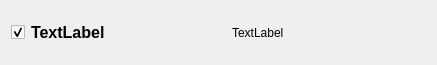
<?xml version="1.0" encoding="UTF-8"?>
<ui version="4.0">
 <class>etching_analysor_item</class>
 <widget class="QWidget" name="etching_analysor_item">
  <property name="geometry">
   <rect>
    <x>0</x>
    <y>0</y>
    <width>437</width>
    <height>65</height>
   </rect>
  </property>
  <property name="windowTitle">
   <string>Form</string>
  </property>
  <layout class="QGridLayout" name="gridLayout">
   <item row="0" column="2">
    <widget class="QLabel" name="LA_file_name">
     <property name="text">
      <string>TextLabel</string>
     </property>
    </widget>
   </item>
   <item row="0" column="0">
    <widget class="QCheckBox" name="checkBox">
     <property name="sizePolicy">
      <sizepolicy hsizetype="Maximum" vsizetype="Fixed">
       <horstretch>0</horstretch>
       <verstretch>0</verstretch>
      </sizepolicy>
     </property>
     <property name="styleSheet">
      <string notr="true"/>
     </property>
     <property name="text">
      <string/>
     </property>
     <property name="checked">
      <bool>true</bool>
     </property>
    </widget>
   </item>
   <item row="0" column="1">
    <widget class="QLabel" name="LA_information">
     <property name="font">
      <font>
       <pointsize>12</pointsize>
       <weight>75</weight>
       <bold>true</bold>
      </font>
     </property>
     <property name="focusPolicy">
      <enum>Qt::NoFocus</enum>
     </property>
     <property name="text">
      <string>TextLabel</string>
     </property>
    </widget>
   </item>
  </layout>
 </widget>
 <resources/>
 <connections/>
</ui>
